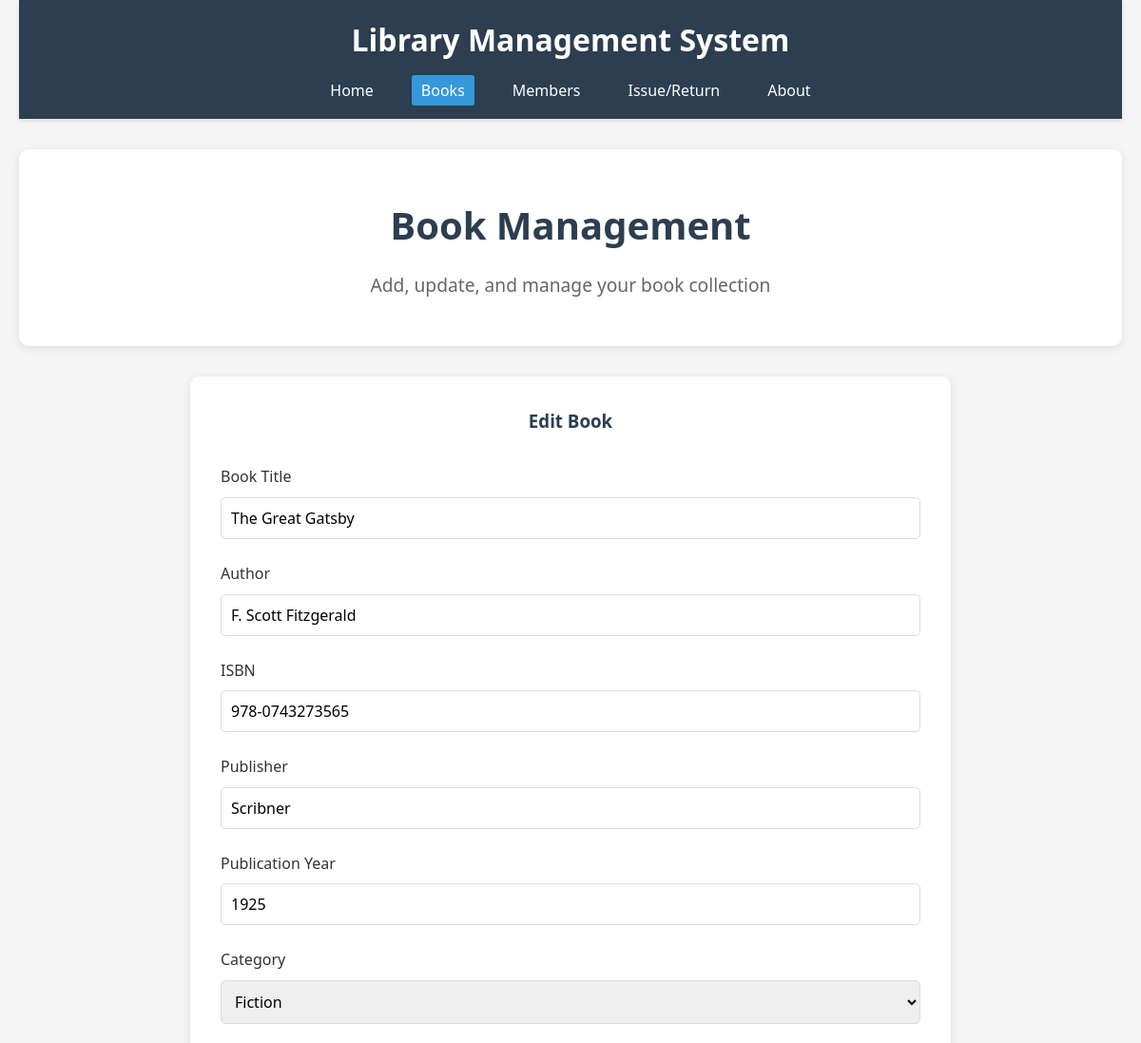
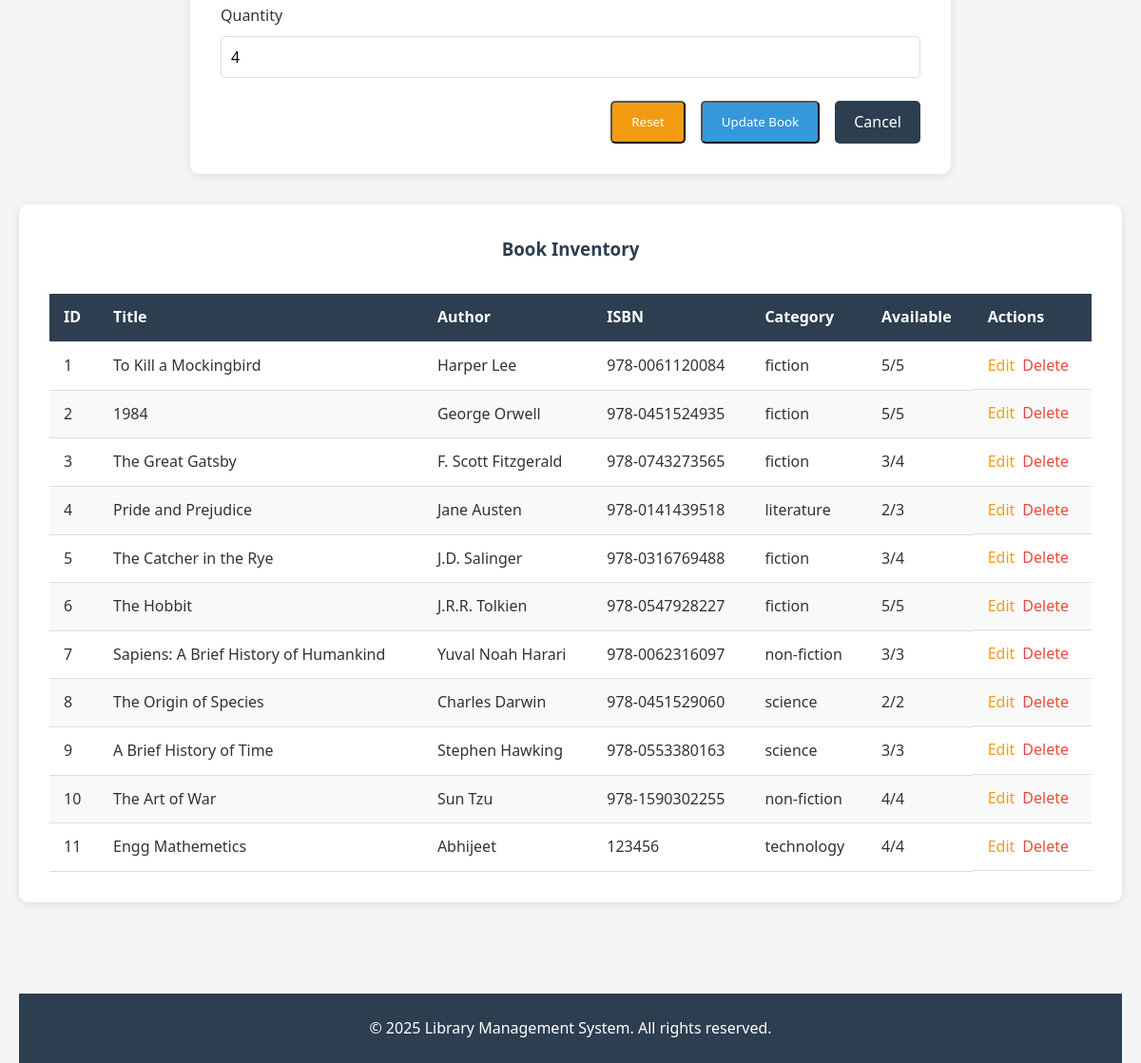
The app's page /books/edit/3 with its own data (2 pictures, top to bottom).
### app.py (models this page shows, shortened)
class Book(db.Model):
    id = db.Column(db.Integer, primary_key=True)
    title = db.Column(db.String(100), nullable=False)
    author = db.Column(db.String(100), nullable=False)
    isbn = db.Column(db.String(20), unique=True, nullable=False)
    publisher = db.Column(db.String(100))
    publication_year = db.Column(db.Integer)
    category = db.Column(db.String(50), nullable=False)
    quantity = db.Column(db.Integer, default=1)
    available = db.Column(db.Integer, default=1)
    created_at = db.Column(db.DateTime, default=datetime.utcnow)

### app.py (the view, shortened to what this page needs)
@app.route('/books/edit/<int:id>', methods=['GET', 'POST'])
def edit_book(id):
    book = Book.query.get_or_404(id)
    books = Book.query.all()
    return render_template('books.html', book=book, books=books, edit_mode=True)

### templates/books.html (shortened to what this page needs)
{% extends 'base.html' %}
{% block content %}
<section class="hero">
    <h2>Book Management</h2>
    <p>Add, update, and manage your book collection</p>
</section>
<section class="form-container">
    <h3 class="form-title">{% if edit_mode %}Edit Book{% else %}Add New Book{% endif %}</h3>
    <form action="{% if edit_mode %}{{ url_for('edit_book', id=book.id) }}{% else %}{{ url_for('add_book') }}{% endif %}" method="POST">
        <div class="form-group">
            <label for="bookTitle">Book Title</label>
            <input type="text" id="bookTitle" name="bookTitle" class="form-control" placeholder="Enter book title" value="{% if edit_mode %}{{ book.title }}{% endif %}" required>
        </div>
        <div class="form-group">
            <label for="author">Author</label>
            <input type="text" id="author" name="author" class="form-control" placeholder="Enter author name" value="{% if edit_mode %}{{ book.author }}{% endif %}" required>
        </div>
        <div class="form-group">
            <label for="isbn">ISBN</label>
            <input type="text" id="isbn" name="isbn" class="form-control" placeholder="Enter ISBN number" value="{% if edit_mode %}{{ book.isbn }}{% endif %}" required>
        </div>
        <div class="form-group">
            <label for="publisher">Publisher</label>
            <input type="text" id="publisher" name="publisher" class="form-control" placeholder="Enter publisher name" value="{% if edit_mode %}{{ book.publisher }}{% endif %}">
        </div>
        <div class="form-group">
            <label for="publicationYear">Publication Year</label>
            <input type="number" id="publicationYear" name="publicationYear" class="form-control" placeholder="Enter publication year" value="{% if edit_mode %}{{ book.publication_year }}{% endif %}">
        </div>
        <div class="form-group">
            <label for="category">Category</label>
            <select id="category" name="category" class="form-control" required>
                <option value="fiction" {% if edit_mode and book.category == 'fiction' %}selected{% endif %}>Fiction</option>
            </select>
        </div>
        <div class="form-group">
            <label for="quantity">Quantity</label>
            <input type="number" id="quantity" name="quantity" class="form-control" placeholder="Enter quantity" value="{% if edit_mode %}{{ book.quantity }}{% endif %}" required>
        </div>
        <div class="form-buttons">
            <button type="reset" class="btn" style="background-color: var(--warning-color);">Reset</button>
            <button type="submit" class="btn">{% if edit_mode %}Update Book{% else %}Add Book{% endif %}</button>
            {% if edit_mode %}
            <a href="{{ url_for('books') }}" class="btn" style="background-color: var(--primary-color);">Cancel</a>
            {% endif %}
        </div>
    </form>
</section>
<section class="table-container">
    <h3 class="form-title">Book Inventory</h3>
    <table>
        <thead>
            <tr>
                <th>ID</th>
                <th>Title</th>
                <th>Author</th>
                <th>ISBN</th>
                <th>Category</th>
                <th>Available</th>
                <th>Actions</th>
            </tr>
        </thead>
        <tbody>
            {% if books %}
                {% for book in books %}
                <tr>
                    <td>{{ book.id }}</td>
                    <td>{{ book.title }}</td>
                    <td>{{ book.author }}</td>
                    <td>{{ book.isbn }}</td>
                    <td>{{ book.category }}</td>
                    <td>{{ book.available }}/{{ book.quantity }}</td>
                    <td class="action-buttons">
                        <a href="{{ url_for('edit_book', id=book.id) }}" class="edit-btn">Edit</a>
                        <a href="{{ url_for('delete_book', id=book.id) }}" class="delete-btn" onclick="return confirm('Are you sure you want to delete this book?')">Delete</a>
                    </td>
                </tr>
                {% endfor %}
            {% else %}
                <tr>
                    <td colspan="7" style="text-align: center;">No books available</td>
                </tr>
            {% endif %}
        </tbody>
    </table>
</section>
{% endblock %}

### static/css/styles.css (style rules this page uses)
* { margin: 0; padding: 0; box-sizing: border-box; font-family: 'Segoe UI', Tahoma, Geneva, Verdana, sans-serif; }
:root { --primary-color: #2c3e50; --secondary-color: #3498db; --accent-color: #e74c3c; --light-color: #ecf0f1; --dark-color: #2c3e50; --success-color: #2ecc71; --warning-color: #f39c12; }
body { background-color: #f5f5f5; color: #333; line-height: 1.6; }
a { text-decoration: none; color: var(--secondary-color); }
.btn { display: inline-block; background-color: var(--secondary-color); color: white; padding: 10px 20px; border-radius: 5px; transition: background-color 0.3s; }
.hero { text-align: center; padding: 3rem 1rem; background-color: white; border-radius: 10px; margin-bottom: 2rem; box-shadow: 0 2px 10px rgba(0, 0, 0, 0.1); }
.hero h2 { font-size: 2.5rem; margin-bottom: 1rem; color: var(--primary-color); }
.hero p { font-size: 1.2rem; color: #666; max-width: 800px; margin: 0 auto; }
.form-container { background-color: white; border-radius: 10px; padding: 2rem; max-width: 800px; margin: 0 auto 2rem; box-shadow: 0 2px 10px rgba(0, 0, 0, 0.1); }
.form-title { text-align: center; margin-bottom: 2rem; color: var(--primary-color); }
.form-group { margin-bottom: 1.5rem; }
.form-group label { display: block; margin-bottom: 0.5rem; font-weight: 500; }
.form-control { width: 100%; padding: 10px; border: 1px solid #ddd; border-radius: 5px; font-size: 1rem; }
.form-buttons { display: flex; justify-content: flex-end; gap: 1rem; }
.table-container { background-color: white; border-radius: 10px; padding: 2rem; margin-bottom: 2rem; overflow-x: auto; box-shadow: 0 2px 10px rgba(0, 0, 0, 0.1); }
table { width: 100%; border-collapse: collapse; }
table th, table td { padding: 12px 15px; text-align: left; border-bottom: 1px solid #ddd; }
table th { background-color: var(--primary-color); color: white; }
table tr:nth-child(even) { background-color: #f9f9f9; }
.action-buttons { display: flex; gap: 0.5rem; }
.edit-btn { color: var(--warning-color); }
.delete-btn { color: var(--accent-color); }

### records on screen
Book: bookTitle "The Great Gatsby", author "F. Scott Fitzgerald", isbn "978-0743273565", publisher "Scribner", publicationYear "1925", category "Fiction", quantity "4", id "3", title "The Great Gatsby", category "fiction", available "3"
Book: id "1", title "To Kill a Mockingbird", author "Harper Lee", isbn "978-0061120084", category "fiction", available "5", quantity "5"
Book: id "2", title "1984", author "George Orwell", isbn "978-0451524935", category "fiction", available "5", quantity "5"
Book: id "4", title "Pride and Prejudice", author "Jane Austen", isbn "978-0141439518", category "literature", available "2", quantity "3"
Book: id "5", title "The Catcher in the Rye", author "J.D. Salinger", isbn "978-0316769488", category "fiction", available "3", quantity "4"
Book: id "6", title "The Hobbit", author "J.R.R. Tolkien", isbn "978-0547928227", category "fiction", available "5", quantity "5"
Book: id "7", title "Sapiens: A Brief History of Humankind", author "Yuval Noah Harari", isbn "978-0062316097", category "non-fiction", available "3", quantity "3"
Book: id "8", title "The Origin of Species", author "Charles Darwin", isbn "978-0451529060", category "science", available "2", quantity "2"
Book: id "9", title "A Brief History of Time", author "Stephen Hawking", isbn "978-0553380163", category "science", available "3", quantity "3"
Book: id "10", title "The Art of War", author "Sun Tzu", isbn "978-1590302255", category "non-fiction", available "4", quantity "4"
Book: id "11", title "Engg Mathemetics", author "Abhijeet", isbn "123456", category "technology", available "4", quantity "4"
